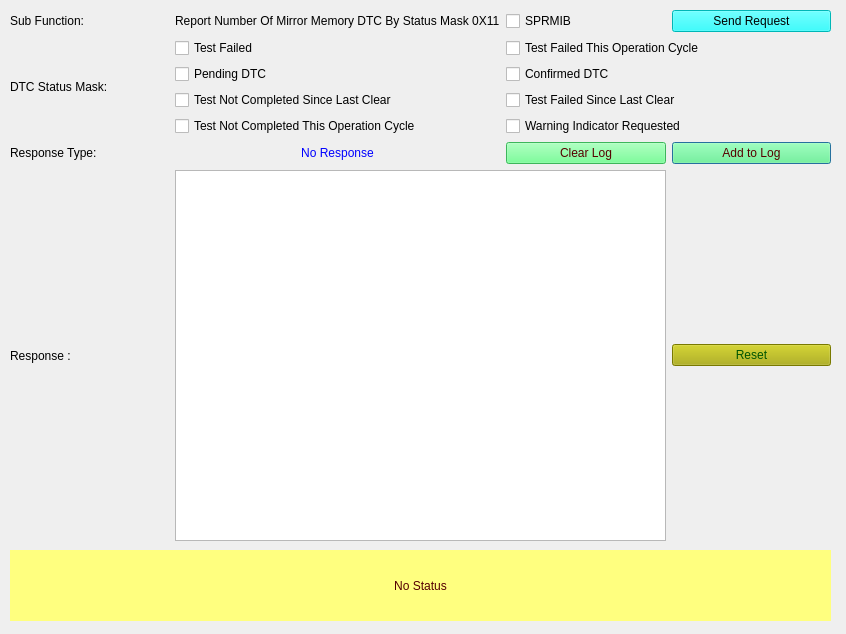
<?xml version="1.0" encoding="UTF-8"?>
<ui version="4.0">
 <class>Form_SID_19_11</class>
 <widget class="QDialog" name="Form_SID_19_11">
  <property name="geometry">
   <rect>
    <x>0</x>
    <y>0</y>
    <width>846</width>
    <height>634</height>
   </rect>
  </property>
  <property name="windowTitle">
   <string>Report Number Of Mirror Memory DTC By Status Mask 0X11</string>
  </property>
  <widget class="QLabel" name="label_status">
   <property name="geometry">
    <rect>
     <x>10</x>
     <y>550</y>
     <width>821</width>
     <height>71</height>
    </rect>
   </property>
   <property name="styleSheet">
    <string notr="true">background-color: rgb(255, 255, 127);
color: rgb(85, 0, 0);
border-color: rgb(0, 0, 255);</string>
   </property>
   <property name="text">
    <string>No Status</string>
   </property>
   <property name="alignment">
    <set>Qt::AlignCenter</set>
   </property>
   <property name="wordWrap">
    <bool>true</bool>
   </property>
  </widget>
  <widget class="QWidget" name="layoutWidget">
   <property name="geometry">
    <rect>
     <x>10</x>
     <y>10</y>
     <width>821</width>
     <height>531</height>
    </rect>
   </property>
   <layout class="QGridLayout" name="gridLayout_2">
    <property name="sizeConstraint">
     <enum>QLayout::SetNoConstraint</enum>
    </property>
    <item row="8" column="1" colspan="3">
     <widget class="QTextBrowser" name="textBrowser_Resp"/>
    </item>
    <item row="5" column="4">
     <widget class="QPushButton" name="pushButton_appendLog">
      <property name="styleSheet">
       <string notr="true">background-color: rgb(85, 255, 127);
color: rgb(85, 0, 0);</string>
      </property>
      <property name="text">
       <string>Add to Log</string>
      </property>
     </widget>
    </item>
    <item row="5" column="3">
     <widget class="QPushButton" name="pushButton_clearLog">
      <property name="styleSheet">
       <string notr="true">background-color: rgb(85, 255, 127);
color: rgb(85, 0, 0);</string>
      </property>
      <property name="text">
       <string>Clear Log</string>
      </property>
     </widget>
    </item>
    <item row="8" column="0">
     <widget class="QLabel" name="label_4">
      <property name="text">
       <string>Response : </string>
      </property>
     </widget>
    </item>
    <item row="8" column="4">
     <widget class="QPushButton" name="pushButton_reset">
      <property name="styleSheet">
       <string notr="true">background-color: rgb(170, 170, 0);
font: 75 8pt &quot;MS Shell Dlg 2&quot;;
color: rgb(0, 85, 0);</string>
      </property>
      <property name="text">
       <string>Reset</string>
      </property>
     </widget>
    </item>
    <item row="5" column="0">
     <widget class="QLabel" name="label_5">
      <property name="text">
       <string>Response Type: </string>
      </property>
     </widget>
    </item>
    <item row="0" column="0">
     <widget class="QLabel" name="label_subFunction">
      <property name="text">
       <string>Sub Function:</string>
      </property>
     </widget>
    </item>
    <item row="1" column="1" colspan="4">
     <layout class="QHBoxLayout" name="horizontalLayout">
      <item>
       <widget class="QCheckBox" name="checkBox_statusMask_bit0">
        <property name="toolTip">
         <string>&lt;html&gt;&lt;head/&gt;&lt;body&gt;&lt;p&gt;&lt;span style=&quot; font-family:'ui-sans-serif','-apple-system','system-ui','Segoe UI','Helvetica','Apple Color Emoji','Arial','sans-serif','Segoe UI Emoji','Segoe UI Symbol'; font-size:16px; color:#0d0d0d; background-color:#ffffff;&quot;&gt;Selecting this indicates the &lt;/span&gt;&lt;span style=&quot; font-family:'ui-sans-serif','-apple-system','system-ui','Segoe UI','Helvetica','Apple Color Emoji','Arial','sans-serif','Segoe UI Emoji','Segoe UI Symbol'; font-size:16px; font-weight:600; color:#0d0d0d; background-color:#ffffff;&quot;&gt;DTC test &lt;/span&gt;&lt;span style=&quot; font-family:'ui-sans-serif','-apple-system','system-ui','Segoe UI','Helvetica','Apple Color Emoji','Arial','sans-serif','Segoe UI Emoji','Segoe UI Symbol'; font-size:16px; color:#0d0d0d; background-color:#ffffff;&quot;&gt;has &lt;/span&gt;&lt;span style=&quot; font-family:'ui-sans-serif','-apple-system','system-ui','Segoe UI','Helvetica','Apple Color Emoji','Arial','sans-serif','Segoe UI Emoji','Segoe UI Symbol'; font-size:16px; font-weight:600; color:#0d0d0d; background-color:#ffffff;&quot;&gt;matured as a failure&lt;/span&gt;&lt;span style=&quot; font-family:'ui-sans-serif','-apple-system','system-ui','Segoe UI','Helvetica','Apple Color Emoji','Arial','sans-serif','Segoe UI Emoji','Segoe UI Symbol'; font-size:16px; color:#0d0d0d; background-color:#ffffff;&quot;&gt;, confirming the fault as present.&lt;/span&gt;&lt;/p&gt;&lt;/body&gt;&lt;/html&gt;</string>
        </property>
        <property name="text">
         <string>Test Failed</string>
        </property>
       </widget>
      </item>
      <item>
       <widget class="QCheckBox" name="checkBox_statusMask_bit1">
        <property name="toolTip">
         <string>&lt;html&gt;&lt;head/&gt;&lt;body&gt;&lt;p&gt;&lt;span style=&quot; font-family:'ui-sans-serif','-apple-system','system-ui','Segoe UI','Helvetica','Apple Color Emoji','Arial','sans-serif','Segoe UI Emoji','Segoe UI Symbol'; font-size:16px; color:#0d0d0d; background-color:#ffffff;&quot;&gt;Selecting this indicates the &lt;/span&gt;&lt;span style=&quot; font-family:'ui-sans-serif','-apple-system','system-ui','Segoe UI','Helvetica','Apple Color Emoji','Arial','sans-serif','Segoe UI Emoji','Segoe UI Symbol'; font-size:16px; font-weight:600; font-style:italic; color:#0d0d0d; background-color:#ffffff;&quot;&gt;DTC test failed  &lt;/span&gt;&lt;span style=&quot; font-family:'ui-sans-serif','-apple-system','system-ui','Segoe UI','Helvetica','Apple Color Emoji','Arial','sans-serif','Segoe UI Emoji','Segoe UI Symbol'; font-size:16px; color:#0d0d0d; background-color:#ffffff;&quot;&gt;during the &lt;/span&gt;&lt;span style=&quot; font-family:'ui-sans-serif','-apple-system','system-ui','Segoe UI','Helvetica','Apple Color Emoji','Arial','sans-serif','Segoe UI Emoji','Segoe UI Symbol'; font-size:16px; font-weight:600; color:#0d0d0d; background-color:#ffffff;&quot;&gt;current operation cycle&lt;/span&gt;&lt;span style=&quot; font-family:'ui-sans-serif','-apple-system','system-ui','Segoe UI','Helvetica','Apple Color Emoji','Arial','sans-serif','Segoe UI Emoji','Segoe UI Symbol'; font-size:16px; color:#0d0d0d; background-color:#ffffff;&quot;&gt;.&lt;/span&gt;&lt;/p&gt;&lt;/body&gt;&lt;/html&gt;</string>
        </property>
        <property name="text">
         <string>Test Failed This Operation Cycle</string>
        </property>
       </widget>
      </item>
     </layout>
    </item>
    <item row="2" column="1" colspan="4">
     <layout class="QHBoxLayout" name="horizontalLayout_3">
      <item>
       <widget class="QCheckBox" name="checkBox_statusMask_bit2">
        <property name="toolTip">
         <string>&lt;html&gt;&lt;head/&gt;&lt;body&gt;&lt;p&gt;&lt;span style=&quot; font-family:'ui-sans-serif','-apple-system','system-ui','Segoe UI','Helvetica','Apple Color Emoji','Arial','sans-serif','Segoe UI Emoji','Segoe UI Symbol'; font-size:16px; color:#0d0d0d; background-color:#ffffff;&quot;&gt;Selecting this indicates the DTC has failed in the current or previous operation cycle and is &lt;/span&gt;&lt;span style=&quot; font-family:'ui-sans-serif','-apple-system','system-ui','Segoe UI','Helvetica','Apple Color Emoji','Arial','sans-serif','Segoe UI Emoji','Segoe UI Symbol'; font-size:16px; font-weight:600; font-style:italic; color:#0d0d0d; background-color:#ffffff;&quot;&gt;pending  .&lt;/span&gt;&lt;/p&gt;&lt;/body&gt;&lt;/html&gt;</string>
        </property>
        <property name="text">
         <string>Pending DTC</string>
        </property>
       </widget>
      </item>
      <item>
       <widget class="QCheckBox" name="checkBox_statusMask_bit3">
        <property name="toolTip">
         <string>&lt;html&gt;&lt;head/&gt;&lt;body&gt;&lt;p align=&quot;justify&quot;&gt;&lt;span style=&quot; font-family:'ui-sans-serif','-apple-system','system-ui','Segoe UI','Helvetica','Apple Color Emoji','Arial','sans-serif','Segoe UI Emoji','Segoe UI Symbol'; font-size:16px; color:#0d0d0d; background-color:#ffffff;&quot;&gt;Selecting this indicates that the fault has been continuously active for a specific monitoring routine and is matured enough in the current operation cycle so that it can be said confirmed. &lt;/span&gt;&lt;/p&gt;&lt;/body&gt;&lt;/html&gt;</string>
        </property>
        <property name="text">
         <string>Confirmed DTC</string>
        </property>
       </widget>
      </item>
     </layout>
    </item>
    <item row="3" column="1" colspan="4">
     <layout class="QHBoxLayout" name="horizontalLayout_4">
      <item>
       <widget class="QCheckBox" name="checkBox_statusMask_bit4">
        <property name="toolTip">
         <string>&lt;html&gt;&lt;head/&gt;&lt;body&gt;&lt;p&gt;&lt;span style=&quot; font-family:'ui-sans-serif','-apple-system','system-ui','Segoe UI','Helvetica','Apple Color Emoji','Arial','sans-serif','Segoe UI Emoji','Segoe UI Symbol'; font-size:16px; color:#0d0d0d; background-color:#ffffff;&quot;&gt;Selecting this indicates the DTC test has&lt;/span&gt;&lt;span style=&quot; font-family:'ui-sans-serif','-apple-system','system-ui','Segoe UI','Helvetica','Apple Color Emoji','Arial','sans-serif','Segoe UI Emoji','Segoe UI Symbol'; font-size:16px; font-style:italic; color:#0d0d0d; background-color:#ffffff;&quot;/&gt;&lt;span style=&quot; font-family:'ui-sans-serif','-apple-system','system-ui','Segoe UI','Helvetica','Apple Color Emoji','Arial','sans-serif','Segoe UI Emoji','Segoe UI Symbol'; font-size:16px; font-weight:600; font-style:italic; color:#0d0d0d; background-color:#ffffff;&quot;&gt;not completed &lt;/span&gt;&lt;span style=&quot; font-family:'ui-sans-serif','-apple-system','system-ui','Segoe UI','Helvetica','Apple Color Emoji','Arial','sans-serif','Segoe UI Emoji','Segoe UI Symbol'; font-size:16px; font-style:italic; color:#0d0d0d; background-color:#ffffff;&quot;&gt;since the last DTC code clear&lt;/span&gt;&lt;span style=&quot; font-family:'ui-sans-serif','-apple-system','system-ui','Segoe UI','Helvetica','Apple Color Emoji','Arial','sans-serif','Segoe UI Emoji','Segoe UI Symbol'; font-size:16px; color:#0d0d0d; background-color:#ffffff;&quot;&gt;.&lt;/span&gt;&lt;/p&gt;&lt;/body&gt;&lt;/html&gt;</string>
        </property>
        <property name="text">
         <string>Test Not Completed Since Last Clear</string>
        </property>
       </widget>
      </item>
      <item>
       <widget class="QCheckBox" name="checkBox_statusMask_bit5">
        <property name="toolTip">
         <string>&lt;html&gt;&lt;head/&gt;&lt;body&gt;&lt;p&gt;&lt;span style=&quot; font-family:'ui-sans-serif','-apple-system','system-ui','Segoe UI','Helvetica','Apple Color Emoji','Arial','sans-serif','Segoe UI Emoji','Segoe UI Symbol'; font-size:16px; color:#0d0d0d; background-color:#ffffff;&quot;&gt;Selecting this indicates the DTC test&lt;/span&gt;&lt;span style=&quot; font-family:'ui-sans-serif','-apple-system','system-ui','Segoe UI','Helvetica','Apple Color Emoji','Arial','sans-serif','Segoe UI Emoji','Segoe UI Symbol'; font-size:16px; font-style:italic; color:#0d0d0d; background-color:#ffffff;&quot;&gt; has &lt;/span&gt;&lt;span style=&quot; font-family:'ui-sans-serif','-apple-system','system-ui','Segoe UI','Helvetica','Apple Color Emoji','Arial','sans-serif','Segoe UI Emoji','Segoe UI Symbol'; font-size:16px; font-weight:600; font-style:italic; color:#0d0d0d; background-color:#ffffff;&quot;&gt;failed &lt;/span&gt;&lt;span style=&quot; font-family:'ui-sans-serif','-apple-system','system-ui','Segoe UI','Helvetica','Apple Color Emoji','Arial','sans-serif','Segoe UI Emoji','Segoe UI Symbol'; font-size:16px; font-style:italic; color:#0d0d0d; background-color:#ffffff;&quot;&gt;at least once since the last code clear.&lt;/span&gt;&lt;/p&gt;&lt;/body&gt;&lt;/html&gt;</string>
        </property>
        <property name="text">
         <string>Test Failed Since Last Clear</string>
        </property>
       </widget>
      </item>
     </layout>
    </item>
    <item row="4" column="1" colspan="4">
     <layout class="QHBoxLayout" name="horizontalLayout_5">
      <item>
       <widget class="QCheckBox" name="checkBox_statusMask_bit6">
        <property name="toolTip">
         <string>&lt;html&gt;&lt;head/&gt;&lt;body&gt;&lt;p&gt;&lt;span style=&quot; font-family:'ui-sans-serif','-apple-system','system-ui','Segoe UI','Helvetica','Apple Color Emoji','Arial','sans-serif','Segoe UI Emoji','Segoe UI Symbol'; font-size:16px; color:#0d0d0d; background-color:#ffffff;&quot;&gt;Selecting this indicates the DTC test has &lt;/span&gt;&lt;span style=&quot; font-family:'ui-sans-serif','-apple-system','system-ui','Segoe UI','Helvetica','Apple Color Emoji','Arial','sans-serif','Segoe UI Emoji','Segoe UI Symbol'; font-size:16px; font-weight:600; font-style:italic; color:#0d0d0d; background-color:#ffffff;&quot;&gt;not completed &lt;/span&gt;&lt;span style=&quot; font-family:'ui-sans-serif','-apple-system','system-ui','Segoe UI','Helvetica','Apple Color Emoji','Arial','sans-serif','Segoe UI Emoji','Segoe UI Symbol'; font-size:16px; font-style:italic; color:#0d0d0d; background-color:#ffffff;&quot;&gt;during this  current operation cycle.&lt;/span&gt;&lt;/p&gt;&lt;/body&gt;&lt;/html&gt;</string>
        </property>
        <property name="text">
         <string>Test Not Completed This Operation Cycle</string>
        </property>
       </widget>
      </item>
      <item>
       <widget class="QCheckBox" name="checkBox_statusMask_bit7">
        <property name="toolTip">
         <string>&lt;html&gt;&lt;head/&gt;&lt;body&gt;&lt;p&gt;&lt;span style=&quot; font-family:'ui-sans-serif','-apple-system','system-ui','Segoe UI','Helvetica','Apple Color Emoji','Arial','sans-serif','Segoe UI Emoji','Segoe UI Symbol'; font-size:16px; color:#0d0d0d; background-color:#ffffff;&quot;&gt;Selecting this indicates that the server is requesting the &lt;/span&gt;&lt;span style=&quot; font-family:'ui-sans-serif','-apple-system','system-ui','Segoe UI','Helvetica','Apple Color Emoji','Arial','sans-serif','Segoe UI Emoji','Segoe UI Symbol'; font-size:16px; font-weight:600; font-style:italic; color:#0d0d0d; background-color:#ffffff;&quot;&gt;warning indicator &lt;/span&gt;&lt;span style=&quot; font-family:'ui-sans-serif','-apple-system','system-ui','Segoe UI','Helvetica','Apple Color Emoji','Arial','sans-serif','Segoe UI Emoji','Segoe UI Symbol'; font-size:16px; font-style:italic; color:#0d0d0d; background-color:#ffffff;&quot;&gt; to be active.&lt;/span&gt;&lt;/p&gt;&lt;/body&gt;&lt;/html&gt;</string>
        </property>
        <property name="text">
         <string>Warning Indicator Requested</string>
        </property>
       </widget>
      </item>
     </layout>
    </item>
    <item row="5" column="1" colspan="2">
     <widget class="QLabel" name="label_ResType">
      <property name="autoFillBackground">
       <bool>false</bool>
      </property>
      <property name="styleSheet">
       <string notr="true">color: rgb(0, 0, 255);</string>
      </property>
      <property name="text">
       <string>No Response</string>
      </property>
      <property name="alignment">
       <set>Qt::AlignCenter</set>
      </property>
     </widget>
    </item>
    <item row="0" column="4">
     <widget class="QPushButton" name="pushButton_Send19_11Req">
      <property name="toolTip">
       <string>&lt;html&gt;&lt;head/&gt;&lt;body&gt;&lt;p&gt;Sends the 19 service subfunction 11 request to ECU&lt;/p&gt;&lt;/body&gt;&lt;/html&gt;</string>
      </property>
      <property name="styleSheet">
       <string notr="true">background-color: rgb(0, 255, 255);
border-color: rgb(0, 0, 0);
color: rgb(0, 0, 0);</string>
      </property>
      <property name="text">
       <string>Send Request</string>
      </property>
     </widget>
    </item>
    <item row="0" column="3">
     <widget class="QCheckBox" name="checkBox_suppressposmsg">
      <property name="toolTip">
       <string>If selected then Suppress Positive Response Message Indication bit will be set in Subfunction</string>
      </property>
      <property name="text">
       <string>SPRMIB</string>
      </property>
     </widget>
    </item>
    <item row="0" column="1" colspan="2">
     <widget class="QLabel" name="subFunction_Name">
      <property name="text">
       <string>Report Number Of Mirror Memory DTC By Status Mask 0X11</string>
      </property>
     </widget>
    </item>
    <item row="1" column="0" rowspan="4">
     <widget class="QLabel" name="DTCStatusMask_label">
      <property name="text">
       <string>DTC Status Mask:</string>
      </property>
     </widget>
    </item>
   </layout>
  </widget>
 </widget>
 <resources/>
 <connections/>
</ui>
